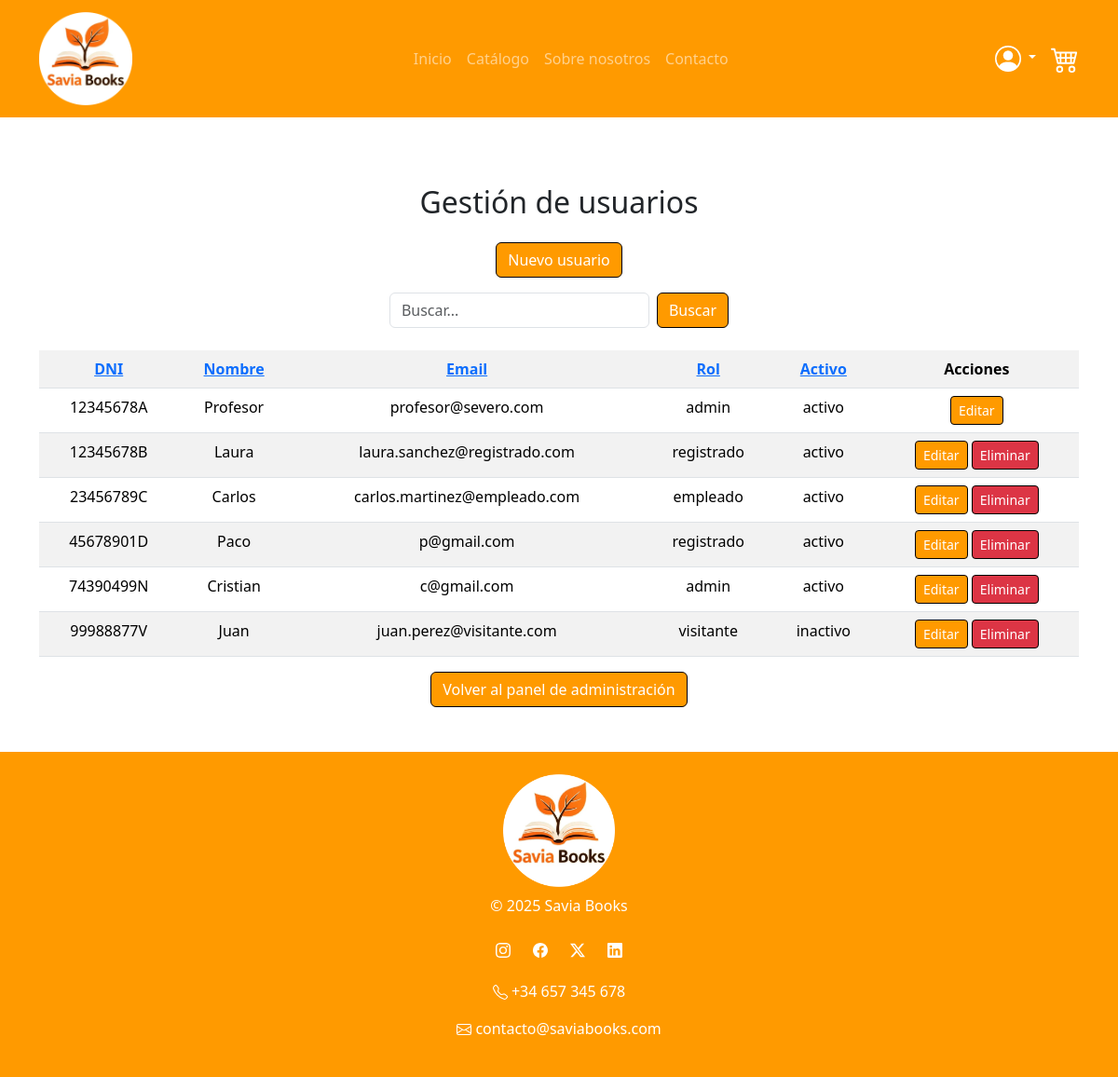
The page /Proyecto/admin/usuarios/usuarios.php (signed in) on the database its author committed.
### tables this page shows
CREATE TABLE `usuarios` (
  `dni` varchar(9) NOT NULL,
  `clave` varchar(250) NOT NULL,
  `nombre` varchar(30) NOT NULL,
  `apellido` varchar(50) NOT NULL,
  `direccion` varchar(50) NOT NULL,
  `ciudad` varchar(50) NOT NULL,
  `telefono` varchar(9) NOT NULL,
  `email` varchar(30) NOT NULL,
  `rol` enum('visitante','registrado','empleado','admin') DEFAULT 'visitante',
  `activo` enum('activo','inactivo') DEFAULT 'activo'
);

### Proyecto/admin/usuarios/usuarios.php (the view, shortened to what this page needs)
<?php
require_once __DIR__ . '/../../config.php';
$busqueda = $_GET['buscar'] ?? '';
$columna = $_GET['columna'] ?? 'dni';
$orden = $_GET['orden'] ?? 'ASC';
$orden = ($orden === 'DESC') ? 'DESC' : 'ASC';
$alternarOrden = ($orden === 'ASC') ? 'DESC' : 'ASC';
$sql = "SELECT * FROM usuarios WHERE
        nombre LIKE :b OR
        email LIKE :b OR
        dni LIKE :b
        ORDER BY $columna $orden";
$stmt = $pdo->prepare($sql);
$stmt->execute(['b' => "%$busqueda%"]);
$usuarios = $stmt->fetchAll(PDO::FETCH_ASSOC);
include PROJECT_ROOT . '/includes/head.php';
?>
<body class="d-flex flex-column min-vh-100" data-shorcut-listen="true">
    <?php include PROJECT_ROOT . '/includes/navbar.php';?>
    <div class="container my-5 text-center">
        <h2 class="m-4 text-center">Gestión de usuarios</h2>
         <a href="usuario_create.php" class="btn btn-primary mb-3">
            Nuevo usuario
        </a>
        <form method="GET" class="mb-4 d-flex justify-content-center">
            <input type="text" name="buscar" class="form-control w-25" placeholder="Buscar..." value="<?= htmlspecialchars($busqueda) ?>">
            <button type="submit" class="btn btn-primary ms-2">Buscar</button>
        </form>
        <table class="table table-striped">
            <tr>
                <th><a href="?columna=dni&orden=<?= $alternarOrden ?>&buscar=<?= $busqueda ?>">DNI</a></th>
                <th><a href="?columna=nombre&orden=<?= $alternarOrden ?>&buscar=<?= $busqueda ?>">Nombre</a></th>
                <th><a href="?columna=email&orden=<?= $alternarOrden ?>&buscar=<?= $busqueda ?>">Email</a></th>
                <th><a href="?columna=rol&orden=<?= $alternarOrden ?>&buscar=<?= $busqueda ?>">Rol</a></th>
                <th><a href="?columna=activo&orden=<?= $alternarOrden ?>&buscar=<?= $busqueda ?>">Activo</a></th>
                <th>Acciones</th>
            </tr>
            <?php foreach ($usuarios as $usuario): ?>
            <tr>
                <td><?= $usuario['dni'] ?></td>
                <td><?= htmlspecialchars($usuario['nombre']) ?></td>
                <td><?= $usuario['email'] ?></td>
                <td><?= $usuario['rol'] ?></td>
                <td><?= $usuario['activo'] ?></td>
                <td>
                    <a href="usuario_edit.php?id=<?= $usuario['dni'] ?>" class="btn btn-sm btn-primary">Editar</a>
                    <?php if ($_SESSION['dni'] !== $usuario['dni']): ?>
                        <a href="usuario_delete.php?id=<?= $usuario['dni'] ?>"
                            class="btn btn-sm btn-danger"
                            onclick="return confirm('¿Deseas dar de baja al usuario con DNI: «<?= htmlspecialchars($usuario['dni']) ?>»?');">
                                Eliminar
                        </a>
                    <?php endif; ?>
                </td>
            </tr>
            <?php endforeach; ?>
        </table>
        <a class="btn btn-primary" href="../dashboard_admin.php">
        Volver al panel de administración
        </a>
    </div>
    <?php include PROJECT_ROOT . '/includes/footer.php';?>
</body>
</html>

### Proyecto/css/style.css (style rules this page uses)
:root { --primary-color: #FF9A00; --hover-color: #CC7A00; }
.btn-primary { background-color: var(--primary-color); border-color: black; }
.btn-danger { border-color: black; }

### rows shown on the page
usuarios: dni "12345678A", nombre "Profesor", email "profesor@severo.com", rol "admin", activo "activo"
usuarios: dni "12345678B", nombre "Laura", email "laura.sanchez@registrado.com", rol "registrado", activo "activo"
usuarios: dni "23456789C", nombre "Carlos", email "carlos.martinez@empleado.com", rol "empleado", activo "activo"
usuarios: dni "45678901D", nombre "Paco", email "p@gmail.com", rol "registrado", activo "activo"
usuarios: dni "74390499N", nombre "Cristian", email "c@gmail.com", rol "admin", activo "activo"
usuarios: dni "99988877V", nombre "Juan", email "juan.perez@visitante.com", rol "visitante", activo "inactivo"
